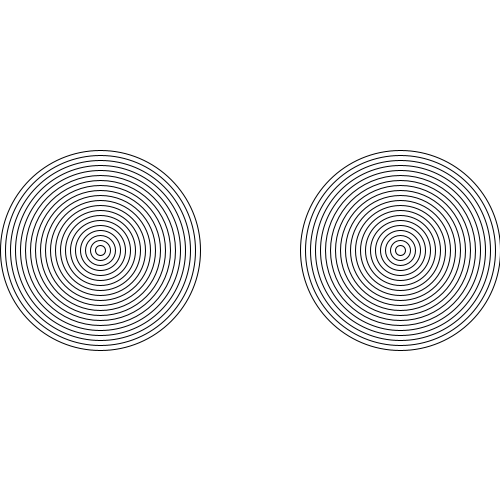
Frame 1 (no input)
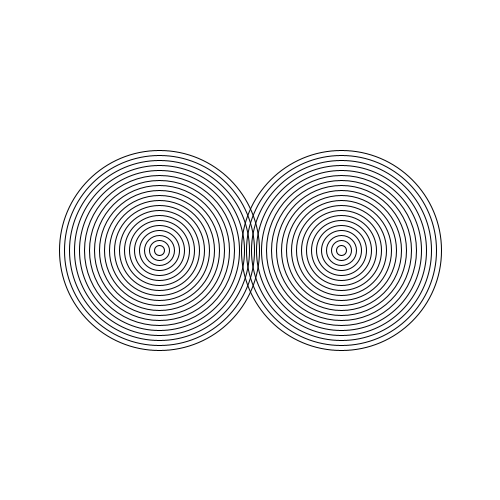
Frame 60 (the mouse pressed at the canvas centre just before this capture)
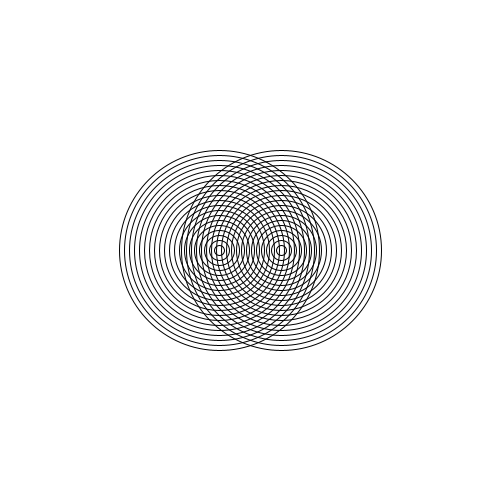
Frame 120 (the mouse held since frame 60 and released just before this capture)

The Processing sketch that drew these frames (run headless with seeded random() and noise(); from frame 60 on, the mouse is pressed at the canvas centre):

// Processing sketch: Amazing_Rings
// ── Amazing_Rings.pde
void setup() {
 size(500,500); 
 noFill();
}
int x = 100;
void draw() {
  clear();
  background(255,255,255);
  for (int i=200;i>0;i=i-10) {
   ellipse(x,250,i,i); 
   ellipse(500-x,250,i,i);
  }
  
  x=x+1;
}
